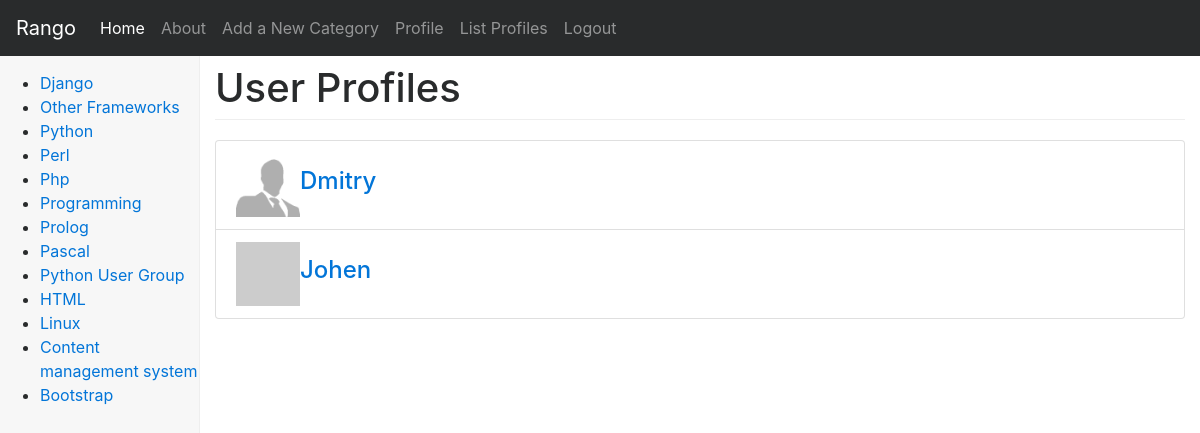
The app's page /rango/profiles/ (signed in), older data.
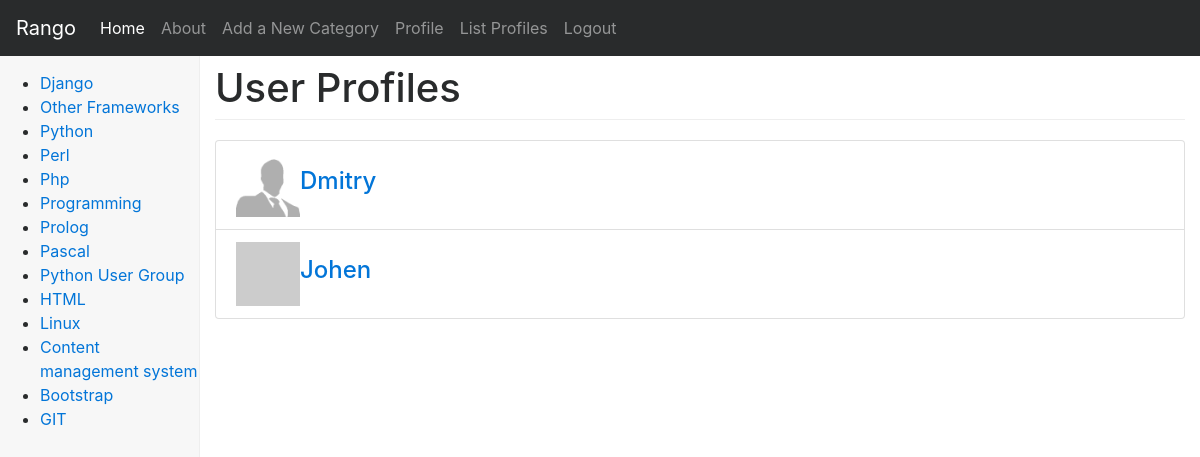
The same page, newer data.
### rango/models.py (models this page shows, shortened)
class Category(models.Model):
    name = models.CharField(max_length=MAX_LENGTH_128, unique=True)
    views = models.PositiveIntegerField(default=0)
    likes = models.PositiveIntegerField(default=0)
    slug = models.SlugField(unique=True)
    class Meta:
        verbose_name_plural = "Categories"

class UserProfile(models.Model):
    user = models.OneToOneField(User)
    website = models.URLField(blank=True)
    picture = models.ImageField(upload_to='profile_images', blank=True)

### rango/views.py (the view)
# urls.py: url(r'profiles/$', views.list_profiles, name='list_profiles'),
@login_required
def list_profiles(request):
    userprofile_list = UserProfile.objects.all()
    return render(request, 'rango/list_profiles.html', {'userprofile_list': userprofile_list, })

### rango/templatetags/rango_template_tags.py (called while the page is built)
@register.inclusion_tag('rango/cats.html')
def get_category_list(cat=None):
    return {'cats': Category.objects.all(),
            'act_cat': cat}

### templates/rango/list_profiles.html (shortened to what this page needs)
{% extends "rango/base.html" %}
{% load staticfiles %}
{% block body_block %}
<h1>User Profiles</h1>
    <div class="panel">
    {% if userprofile_list %}
        <div class="panel-body">
            <div class="list-group">
                {% for listuser in userprofile_list %}
                <div class="list-group-item">
                    {% if listuser.picture %}
                    <img src="{{ MEDIA_URL }}{{ listuser.picture }}" alt="user picture" width="64" height="64">
                    {% else %}
                    <img src="http://lorempixel.com/64/64/people/" alt="people">
                    {% endif %}
                    <h4 class="list-group-item-heading">
                        <a href="{% url 'rango:profile' listuser.user.username %}">{{ listuser.user.username }}</a>
                    </h4>
                </div>
                {% endfor %}
            </div>
        </div>
    {% else %}
        <p>There are no users for the site.</p>
    {% endif %}
    </div>
{% endblock %}

### templates/rango/base.html (shortened to what this page needs)
<!DOCTYPE html>
{% load staticfiles %}
{% load rango_template_tags %}
<html lang="en">
<head>
    <link href="{% static 'css/bootstrap.min.css' %}" rel="stylesheet">
    <link href="{% static 'css/dashboard.css' %}"
          rel="stylesheet">
</head>
<body>
<nav class="navbar navbar-toggleable-md navbar-inverse fixed-top bg-inverse">
    <a class="navbar-brand" href="{% url 'rango:index' %}">Rango</a>
    <div class="collapse navbar-collapse" id="navbar">
        <ul class="navbar-nav mr-auto">
            <li class="nav-item active">
                <a class="nav-link" href="{% url 'rango:index' %}">Home
                    <span class="sr-only">(current)</span></a>
            </li>
            <li class="nav-item">
                <a class="nav-link" href="{% url 'rango:about' %}">About</a>
            </li>
            {% if user.is_authenticated %}
            <li class="nav-item">
                <a class="nav-link"
                   href="{% url 'rango:add_category' %}">
                    Add a New Category
                </a>
            </li>
            <li class="nav-item">
                <a class="nav-link"
                   href="{% url 'rango:profile' user.username %}">
                    Profile
                </a>
            </li>
            <li class="nav-item">
                <a class="nav-link"
                   href="{% url 'rango:list_profiles' %}">
                    List Profiles
                </a>
            </li>
            <li class="nav-item">
                <a class="nav-link"
                   href="{% url 'auth_logout' %}?next=/rango/">
                    Logout
                </a>
            </li>
            {% endif %}
        </ul>
    </div>
</nav>
<div class="container-fluid">
    <div class="row">
        <nav class="col-sm-3 col-md-2 hidden-xs-down bg-faded sidebar">
            {% block sidebar_block %}
            {% get_category_list category %}
            {% endblock %}
        </nav>
        <main class="col-sm-9 offset-sm-3 col-md-10 offset-md-2 pt-3">
            {% block body_block %}{% endblock %}
        </main>
    </div>
</div>
</body>
</html>

### templates/rango/cats.html
<ul>
    {% if cats %}
        {% for c in cats %}
            {% if c == act_cat %}
                <li>
                    <strong>
                        <a href="{% url 'rango:show_category' c.slug %}">{{ c.name }}</a>
                    </strong>
                </li>
            {% else %}
                <li>
                    <a href="{% url 'rango:show_category' c.slug %}">{{ c.name }}</a>
                </li>
            {% endif %}
        {% endfor %}
    {% else %}
        <li><strong>There are no categories present.</strong></li>
    {% endif %}
</ul>

### static/css/dashboard.css (style rules this page uses)
body { padding-top: 50px; }
h1 { margin-bottom: 20px; padding-bottom: 9px; border-bottom: 1px solid #eee; }
.sidebar { position: fixed; top: 51px; bottom: 0; left: 0; z-index: 1000; padding: 20px; overflow-x: hidden; overflow-y: auto; border-right: 1px solid #eee; }
.sidebar { padding-left: 0; padding-right: 0; }

Row changes from the older to the newer data that the page shows:
added Category: name "GIT"
